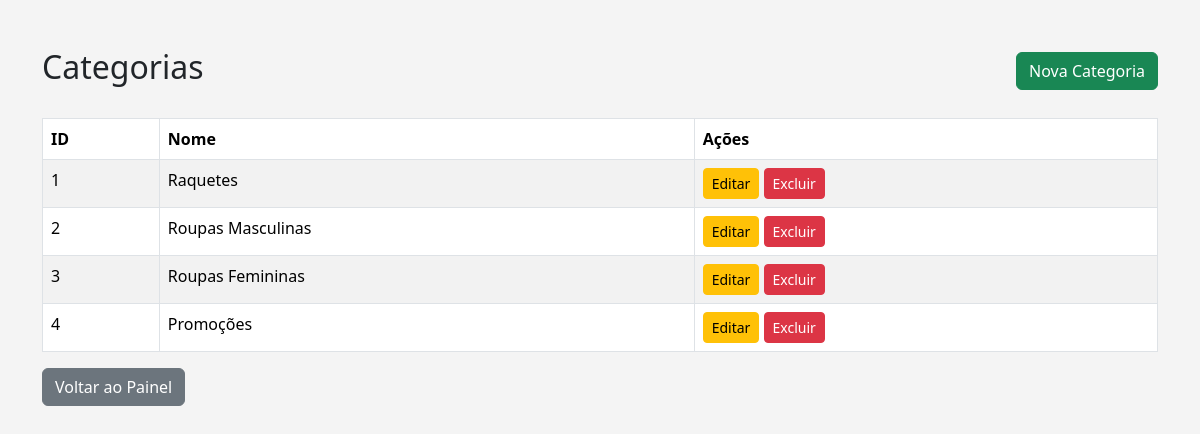
/admin/categorias/listar.php (signed in), run on the app's committed database.
### tables this page shows
CREATE TABLE `categorias` (
  `id_categoria` int(11) NOT NULL,
  `nome` varchar(100) NOT NULL
);

### admin/categorias/listar.php (the view, shortened to what this page needs)
<?php
include '../../conexao.php';
$sql = "SELECT * FROM categorias";
$resultado = $conn->query($sql);
?>
<!DOCTYPE html>
<html lang="pt-br">
<head>
    <link href="https://cdn.jsdelivr.net/npm/bootstrap@5.3.8/dist/css/bootstrap.min.css" rel="stylesheet">
    <link rel="stylesheet" href="../style-admin.css">
</head>
<body>
    <div class="container py-5">
        <div class="d-flex justify-content-between align-items-center mb-4">
            <h2>Categorias</h2>
            <a href="cadastrar.php" class="btn btn-success">
                Nova Categoria
            </a>
        </div>
        <table class="table table-bordered table-striped">
            <thead>
                <tr>
                    <th>ID</th>
                    <th>Nome</th>
                    <th>Ações</th>
                </tr>
            </thead>
            <tbody>
                <?php while ($categoria = $resultado->fetch_assoc()) { ?>
                    <tr>
                        <td>
                            <?php echo $categoria['id_categoria']; ?>
                        </td>
                        <td>
                            <?php echo $categoria['nome']; ?>
                        </td>
                        <td>
                            <a
                                href="editar.php?id=<?php echo $categoria['id_categoria']; ?>"
                                class="btn btn-warning btn-sm"
                            >
                                Editar
                            </a>
                            <a
                                href="excluir.php?id=<?php echo $categoria['id_categoria']; ?>"
                                class="btn btn-danger btn-sm"
                                onclick="return confirm('Deseja realmente excluir esta categoria?')"
                            >
                                Excluir
                            </a>
                        </td>
                    </tr>
                <?php } ?>
            </tbody>
        </table>
        <a href="../painel.php" class="btn btn-secondary">
            Voltar ao Painel
        </a>
    </div>
</body>
</html>

### admin/style-admin.css (style rules this page uses)
body { background-color: #f4f4f4; }

### data on the page
categorias: id_categoria "1", nome "Raquetes"
categorias: id_categoria "2", nome "Roupas Masculinas"
categorias: id_categoria "3", nome "Roupas Femininas"
categorias: id_categoria "4", nome "Promoções"
